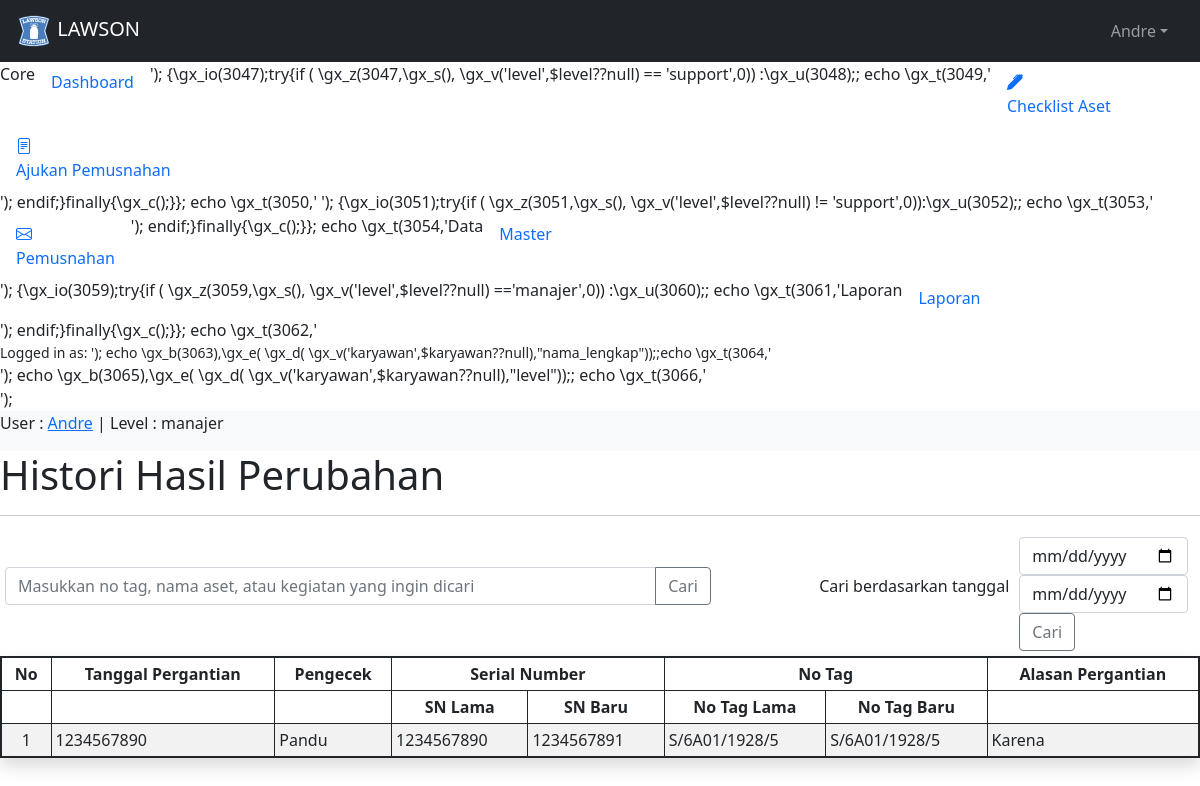
/penghangusan.php (signed in), run on the app's committed database.
### tables this page shows
CREATE TABLE `karyawan` (
  `nip` varchar(10) NOT NULL,
  `nama_lengkap` char(100) NOT NULL,
  `jenis_kelamin` varchar(10) NOT NULL,
  `email` varchar(50) NOT NULL
);

CREATE TABLE `user` (
  `id_user` int(11) NOT NULL,
  `username` varchar(25) NOT NULL,
  `password` varchar(25) NOT NULL,
  `level` varchar(15) NOT NULL,
  `nip` varchar(10) NOT NULL
);

CREATE TABLE `histori` (
  `id_histori` int(11) NOT NULL,
  `sn_lama` varchar(10) NOT NULL,
  `sn_baru` varchar(10) NOT NULL,
  `no_tag_lama` varchar(15) NOT NULL,
  `no_tag_baru` varchar(15) NOT NULL,
  `nama_aset` char(50) NOT NULL,
  `alasan` varchar(100) NOT NULL,
  `nip` varchar(10) NOT NULL,
  `tgl_histori` date NOT NULL,
  `jam` time NOT NULL,
  `gambar` varchar(25) NOT NULL
);

CREATE TABLE `aset` (
  `id_aset` int(11) NOT NULL,
  `serial_number` varchar(10) NOT NULL,
  `no_tag` varchar(15) NOT NULL,
  `nama_aset` char(50) NOT NULL,
  `id_tipe` int(3) NOT NULL,
  `merk_aset` char(25) NOT NULL,
  `spesifikasi` text NOT NULL,
  `kd_store` varchar(4) NOT NULL,
  `id_ruang` int(3) NOT NULL,
  `kondisi` char(15) NOT NULL,
  `harga` int(10) NOT NULL
);

### functions.php (called while the page is built, shortened)
<?php
$koneksi = mysqli_connect("localhost","root","","lawson");
function query($query){
    global $koneksi;
    $result = mysqli_query($koneksi, $query);
    $rows = [];
    while ($row = mysqli_fetch_assoc($result)){
        $rows[] = $row;
    }
    return $rows;
}
function sidebar(){
    return file_get_contents('templates/sidebar.php');
}
?>

### penghangusan.php (the view, shortened to what this page needs)
<?php
$level = $_SESSION["level"];
$nip = $_SESSION["nip"];
require 'functions.php';
$karyawan = query("SELECT * from karyawan inner join user on karyawan.nip = user.nip where karyawan.nip = '$nip' ")[0];
$histori = query("SELECT * from (histori inner join aset on histori.sn_lama = aset.serial_number) inner join karyawan on histori.nip = karyawan.nip");
?>
<!DOCTYPE html>
<html lang="en">
<head>
    <link rel="stylesheet" href="assets/css/bootstrap.min.css">
    <link rel="stylesheet" href="assets/css/hovergambar.css">
    <link rel="stylesheet" href="https://cdn.jsdelivr.net/npm/bootstrap-icons@1.5.0/font/bootstrap-icons.css">
</head>
<body class="sb-nav-fixed">
<?php include 'templates/navbar.php'; ?>
<?php if ($level == "admin") {
  include 'templates/sidebar.php';
} else if ($level == "support") {
    echo sidebarsup();
} else {
    echo sidebar();
}
?>
<div class="col">
    <div class="row bg-light d-print-none">
        <p class="text-start"> User : <a href="detail_user.php?nip=<?= $karyawan["nip"];?>"><?= $karyawan["nama_lengkap"];?></a> <span class="text-end"> | Level : <?= $karyawan["level"];?> </span> </p>
        </div>
    <h1 class="mb-3"> Histori Hasil Perubahan</h1><hr>
    <table cellspacing="5" cellpadding="5" class="d-print-none">
        <form action="" method="post">
            <tr>
                <td width="60%">
                    <div class="input-group mb-3">
                        <input type="text" class="form-control" name="keyword" placeholder="Masukkan no tag, nama aset, atau kegiatan yang ingin dicari">
                        <button type="submit" class="btn btn-outline-secondary" name="cari">Cari</button>
                    </div>
                </td>
            <td align="right">
            <p>Cari berdasarkan tanggal</p>
            </td>
            <td width="15%">
                <input type="date" name="tgl_awal" class="form-control">
                <input type="date" name="tgl_akhir" class="form-control">
                <button class="input-group-text btn btn-outline-secondary" name="tgl">Cari</button>
            </td>
            </tr>
        </form>
        </table>
        <table class="shadow sm sm table table-bordered border border-2 border-dark table-striped table-sm table-responsive" cellpadding="10" cellspacing="0">
            <thead class="text-center align-middle">
                <th rowspan="2" style="vertical-align: middle;">No</th>
                <th rowspan="2" class="align-middle">Tanggal Pergantian</th>
                <th rowspan="2">Pengecek</th>
                <th colspan="2">Serial Number</th>
                <th colspan="2">No Tag</th>
                <th rowspan="2">Alasan Pergantian</th>
            </thead>
            <thead class="text-center">
                <th></th>
                <th></th>
                <th></th>
                <th>SN Lama</th>
                <th>SN Baru</th>
                <th>No Tag Lama</th>
                <th>No Tag Baru</th>
            </thead>
            <tbody>
            <?php $i = 1; ?>
            <?php foreach ($histori as $row) :?>
                <tr>
                    <td class="align-middle text-center" width="50px"><?= $i ;?> </td>
                    <td class="align-middle"> <?= $row["serial_number"]; ?></td>
                    <td class="align-middle"> <?= $row["nama_lengkap"]; ?></td>
                    <td class="align-middle"> <?= $row["sn_lama"]; ?></td>
                    <td class="align-middle"> <?= $row["sn_baru"]; ?></td>
                    <td class="align-middle"> <?= $row["no_tag_lama"];?></td>
                    <td class="align-middle"> <?= $row["no_tag_baru"]; ?></td>
                    <td class="align-middle"> <?= $row["alasan"]; ?></td>
                </tr>
            <?php $i++; ?>
            <?php endforeach;?>
            </tbody>
        </table>
</body>
</html>

### templates/navbar.php (shortened to what this page needs)
<nav class="sb-topnav navbar navbar-expand navbar-dark bg-dark d-print-none">
            <a class="navbar-brand ps-3" href="index.php"><img src="assets/gambar/logo.svg" alt="" width="36px"> LAWSON</a>
            <button class="btn btn-link btn-sm order-1 order-lg-0 me-4 me-lg-0" id="sidebarToggle" href="#!"><i class="fas fa-bars"></i></button>
            <ul class="navbar-nav ms-auto ms-md-0 me-3 me-lg-4">
                <li class="nav-item dropdown">
                    <a class="nav-link dropdown-toggle" id="navbarDropdown" href="#" role="button" data-bs-toggle="dropdown" aria-expanded="false"><i class="fas fa-user fa-fw"></i> <?= $karyawan["nama_lengkap"];?></a>
                </li>
            </ul>
        </nav>

### data on the page
karyawan: nama_lengkap "Andre", user.level "manajer"
histori: aset.serial_number "1234567890", karyawan.nama_lengkap "Pandu", sn_lama "1234567890", sn_baru "1234567891", no_tag_lama "S/6A01/1928/5", no_tag_baru "S/6A01/1928/5", alasan "Karena"
